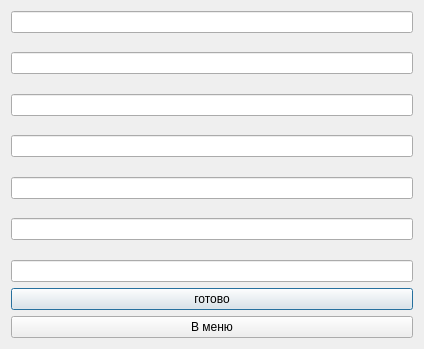
<?xml version="1.0" encoding="UTF-8"?>
<ui version="4.0">
 <class>Add_book_start</class>
 <widget class="QDialog" name="Add_book_start">
  <property name="geometry">
   <rect>
    <x>0</x>
    <y>0</y>
    <width>424</width>
    <height>349</height>
   </rect>
  </property>
  <property name="windowTitle">
   <string>Ввод данных книги</string>
  </property>
  <layout class="QVBoxLayout" name="verticalLayout_2">
   <item>
    <layout class="QVBoxLayout" name="verticalLayout">
     <item>
      <widget class="QLineEdit" name="author">
       <property name="text">
        <string/>
       </property>
      </widget>
     </item>
     <item>
      <spacer name="verticalSpacer">
       <property name="orientation">
        <enum>Qt::Vertical</enum>
       </property>
       <property name="sizeHint" stdset="0">
        <size>
         <width>20</width>
         <height>40</height>
        </size>
       </property>
      </spacer>
     </item>
     <item>
      <widget class="QLineEdit" name="izdanie">
       <property name="text">
        <string/>
       </property>
      </widget>
     </item>
     <item>
      <spacer name="verticalSpacer_2">
       <property name="orientation">
        <enum>Qt::Vertical</enum>
       </property>
       <property name="sizeHint" stdset="0">
        <size>
         <width>20</width>
         <height>40</height>
        </size>
       </property>
      </spacer>
     </item>
     <item>
      <widget class="QLineEdit" name="izdatel">
       <property name="text">
        <string/>
       </property>
      </widget>
     </item>
     <item>
      <spacer name="verticalSpacer_3">
       <property name="orientation">
        <enum>Qt::Vertical</enum>
       </property>
       <property name="sizeHint" stdset="0">
        <size>
         <width>20</width>
         <height>40</height>
        </size>
       </property>
      </spacer>
     </item>
     <item>
      <widget class="QLineEdit" name="godizdania">
       <property name="text">
        <string/>
       </property>
      </widget>
     </item>
     <item>
      <spacer name="verticalSpacer_4">
       <property name="orientation">
        <enum>Qt::Vertical</enum>
       </property>
       <property name="sizeHint" stdset="0">
        <size>
         <width>20</width>
         <height>40</height>
        </size>
       </property>
      </spacer>
     </item>
     <item>
      <widget class="QLineEdit" name="name">
       <property name="text">
        <string/>
       </property>
      </widget>
     </item>
     <item>
      <spacer name="verticalSpacer_5">
       <property name="orientation">
        <enum>Qt::Vertical</enum>
       </property>
       <property name="sizeHint" stdset="0">
        <size>
         <width>20</width>
         <height>40</height>
        </size>
       </property>
      </spacer>
     </item>
     <item>
      <widget class="QLineEdit" name="form">
       <property name="text">
        <string/>
       </property>
      </widget>
     </item>
     <item>
      <spacer name="verticalSpacer_6">
       <property name="orientation">
        <enum>Qt::Vertical</enum>
       </property>
       <property name="sizeHint" stdset="0">
        <size>
         <width>20</width>
         <height>40</height>
        </size>
       </property>
      </spacer>
     </item>
     <item>
      <widget class="QLineEdit" name="count">
       <property name="text">
        <string/>
       </property>
      </widget>
     </item>
     <item>
      <widget class="QPushButton" name="pushButton">
       <property name="text">
        <string>готово</string>
       </property>
      </widget>
     </item>
     <item>
      <widget class="QPushButton" name="pushButton_2">
       <property name="text">
        <string>В меню</string>
       </property>
      </widget>
     </item>
    </layout>
   </item>
  </layout>
  <action name="Add_book_start_2">
   <property name="checkable">
    <bool>true</bool>
   </property>
   <property name="text">
    <string>!!!!</string>
   </property>
  </action>
 </widget>
 <resources/>
 <connections/>
</ui>
